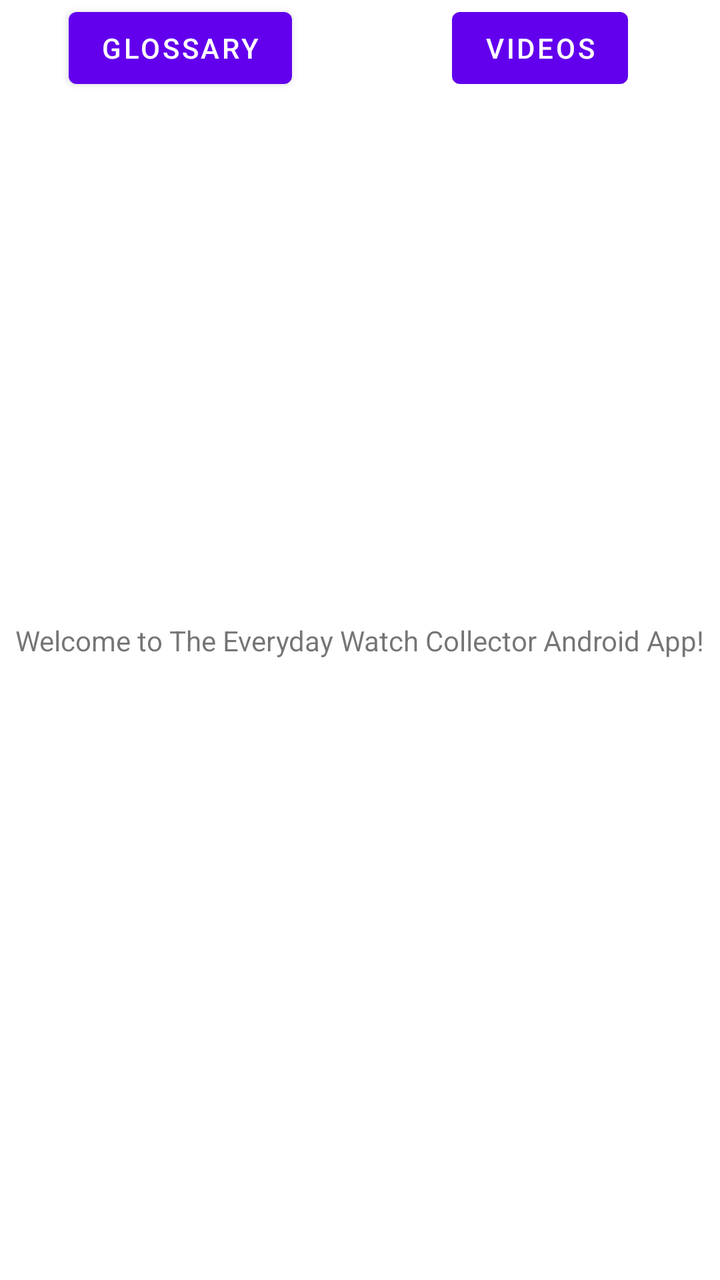
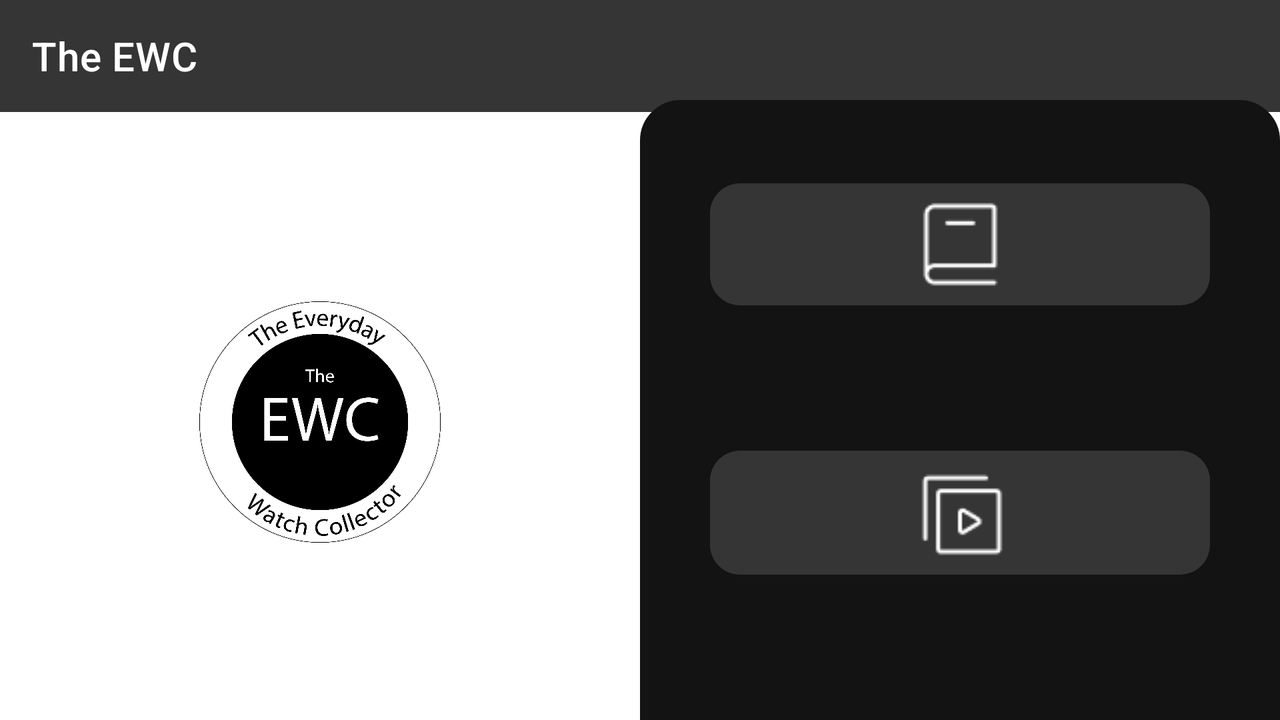

An Android layout and its configuration variant, each rendered on a device that would load it. The default file and the variant file are quoted in full after the pictures.
<!-- AndroidManifest.xml: application theme Theme.TheEWC -->
<!-- res/layout/activity_main.xml -->
<?xml version="1.0" encoding="utf-8"?>
<androidx.constraintlayout.widget.ConstraintLayout xmlns:android="http://schemas.android.com/apk/res/android"
    xmlns:app="http://schemas.android.com/apk/res-auto"
    xmlns:tools="http://schemas.android.com/tools"
    android:layout_width="match_parent"
    android:layout_height="match_parent"
    tools:context=".MainActivity">

    <TextView
        android:layout_width="wrap_content"
        android:layout_height="wrap_content"
        app:layout_constraintBottom_toBottomOf="parent"
        app:layout_constraintEnd_toEndOf="parent"
        app:layout_constraintStart_toStartOf="parent"
        app:layout_constraintTop_toTopOf="parent"
        tools:text="Welcome to The Everyday Watch Collector Android App!" />

    <TextView
        android:id="@+id/dummy"
        android:layout_width="wrap_content"
        android:layout_height="wrap_content"
        app:layout_constraintEnd_toEndOf="parent"
        app:layout_constraintStart_toStartOf="parent"
        app:layout_constraintTop_toTopOf="parent" />

    <Button
        android:id="@+id/glossary_button"
        android:layout_width="wrap_content"
        android:layout_height="wrap_content"
        android:text="@string/glossary"
        app:layout_constraintEnd_toStartOf="@+id/dummy"
        app:layout_constraintStart_toStartOf="parent"
        app:layout_constraintTop_toTopOf="parent" />

    <Button
        android:id="@+id/videos_button"
        android:layout_width="wrap_content"
        android:layout_height="wrap_content"
        android:text="@string/videos"
        app:layout_constraintEnd_toEndOf="parent"
        app:layout_constraintStart_toEndOf="@+id/dummy"
        app:layout_constraintTop_toTopOf="parent" />

</androidx.constraintlayout.widget.ConstraintLayout>
<!-- resources referenced by this layout -->
<resources>
  <string name="glossary">Glossary</string>
  <string name="videos">Videos</string>
  <style name="Theme.TheEWC" parent="Theme.MaterialComponents.DayNight.DarkActionBar">
          
          <item name="colorPrimary">@color/purple_500</item>
          <item name="colorPrimaryVariant">@color/purple_700</item>
          <item name="colorOnPrimary">@color/white</item>
          
          <item name="colorSecondary">@color/teal_200</item>
          <item name="colorSecondaryVariant">@color/teal_700</item>
          <item name="colorOnSecondary">@color/black</item>
          
          <item name="android:statusBarColor">?attr/colorPrimaryVariant</item>
          
      </style>
  <color name="white">#FFFFFF</color>
</resources>
<!-- res/layout-land/activity_main.xml (the repository's variant of the layout above) -->
<!-- drawn on the phone turned sideways -->
<?xml version="1.0" encoding="utf-8"?>
<androidx.constraintlayout.widget.ConstraintLayout xmlns:android="http://schemas.android.com/apk/res/android"
    xmlns:app="http://schemas.android.com/apk/res-auto"
    xmlns:tools="http://schemas.android.com/tools"
    android:layout_width="match_parent"
    android:layout_height="match_parent"
    tools:context=".MainActivity">

    <LinearLayout
        android:layout_width="match_parent"
        android:layout_height="match_parent"
        android:orientation="vertical"
        tools:context=".MainActivity">

        <androidx.appcompat.widget.Toolbar
            android:layout_width="match_parent"
            android:layout_height="wrap_content"
            android:background="@color/black_2"
            android:theme="@style/ThemeOverlay.AppCompat.Dark"
            app:title="The EWC" />

    </LinearLayout>

    <ImageView
        android:id="@+id/ewc_logo"
        android:layout_width="0dp"
        android:layout_height="150sp"
        android:layout_marginTop="50sp"
        android:src="@drawable/logo"
        app:layout_constraintBottom_toBottomOf="parent"
        app:layout_constraintEnd_toStartOf="@+id/linearLayoutMain"
        app:layout_constraintStart_toStartOf="parent"
        app:layout_constraintTop_toTopOf="parent" />

    <LinearLayout
        android:id="@+id/linearLayoutMain"
        android:layout_width="0dp"
        android:layout_height="0dp"
        android:layout_marginTop="50sp"
        android:background="@drawable/background"
        android:orientation="vertical"
        app:layout_constraintBottom_toBottomOf="parent"
        app:layout_constraintEnd_toEndOf="parent"
        app:layout_constraintStart_toEndOf="@+id/ewc_logo"
        app:layout_constraintTop_toTopOf="parent" />

    <ImageButton
        android:id="@+id/glossary_button"
        android:layout_width="0sp"
        android:layout_height="wrap_content"
        android:layout_marginStart="35dp"
        android:layout_marginTop="35dp"
        android:layout_marginEnd="35dp"
        android:background="@drawable/rounded_corner"
        android:padding="5sp"
        android:src="@drawable/glossaryicon"
        app:layout_constraintBottom_toTopOf="@+id/glossary_title"
        app:layout_constraintEnd_toEndOf="@+id/linearLayoutMain"
        app:layout_constraintStart_toStartOf="@+id/linearLayoutMain"
        app:layout_constraintTop_toTopOf="@+id/linearLayoutMain"
        app:layout_constraintVertical_weight="0.5" />

    <TextView
        android:id="@+id/glossary_title"
        android:layout_width="0sp"
        android:layout_height="wrap_content"
        android:layout_marginTop="10sp"
        android:layout_marginBottom="10sp"
        android:gravity="center_horizontal"
        android:padding="10sp"
        android:textColor="@color/white"
        android:textStyle="bold"
        app:layout_constraintBottom_toTopOf="@+id/videos_button"
        app:layout_constraintEnd_toEndOf="@+id/glossary_button"
        app:layout_constraintStart_toStartOf="@+id/glossary_button"
        app:layout_constraintTop_toBottomOf="@+id/glossary_button" />

    <ImageButton
        android:id="@+id/videos_button"
        android:layout_width="0sp"
        android:layout_height="wrap_content"
        android:layout_marginStart="35sp"
        android:layout_marginEnd="35sp"
        android:background="@drawable/rounded_corner"
        android:padding="5sp"
        android:src="@drawable/videoicon"
        app:layout_constraintBottom_toTopOf="@+id/videos_title"
        app:layout_constraintEnd_toEndOf="@+id/linearLayoutMain"
        app:layout_constraintStart_toStartOf="@+id/linearLayoutMain"
        app:layout_constraintTop_toBottomOf="@+id/glossary_title"
        app:layout_constraintVertical_weight="0.5" />

    <TextView
        android:id="@+id/videos_title"
        android:layout_width="0sp"
        android:layout_height="wrap_content"
        android:layout_marginTop="10sp"
        android:layout_marginBottom="10sp"
        android:gravity="center_horizontal"
        android:padding="10sp"
        android:textColor="@color/white"
        android:textStyle="bold"
        app:layout_constraintBottom_toBottomOf="parent"
        app:layout_constraintEnd_toEndOf="@+id/videos_button"
        app:layout_constraintStart_toStartOf="@+id/videos_button"
        app:layout_constraintTop_toBottomOf="@+id/videos_button" />
</androidx.constraintlayout.widget.ConstraintLayout>
<!-- resources referenced by the variant -->
<!-- as the phone turned sideways resolves them -->
<resources>
  <color name="black_2">#353535</color>
  <color name="white">#FFFFFF</color>
  <!-- drawable background (drawable) -->
  <?xml version="1.0" encoding="utf-8"?>
  
  
  <shape xmlns:android="http://schemas.android.com/apk/res/android"
      android:shape="rectangle" >
  
      <corners
          android:topLeftRadius="20dp"
          android:topRightRadius="20dp" />
  
      <stroke
          android:width="0.5dp"
          android:color="@color/black_1" />
  
      <solid android:color="@color/black_1" />
  
  </shape>
  <!-- drawable glossaryicon: png bitmap (drawable, 460 bytes) -->
  <!-- drawable logo: png bitmap (drawable, 136924 bytes) -->
  <!-- drawable rounded_corner (drawable) -->
  <?xml version="1.0" encoding="utf-8"?>
  
  <shape xmlns:android="http://schemas.android.com/apk/res/android">
      <corners  android:radius="15dp"/>
      <solid android:color="@color/black_2"></solid>
  </shape>
  <!-- drawable videoicon: png bitmap (drawable, 593 bytes) -->
  <style name="Theme.TheEWC" parent="Theme.MaterialComponents.DayNight.DarkActionBar">
          
          <item name="colorPrimary">@color/purple_500</item>
          <item name="colorPrimaryVariant">@color/purple_700</item>
          <item name="colorOnPrimary">@color/white</item>
          
          <item name="colorSecondary">@color/teal_200</item>
          <item name="colorSecondaryVariant">@color/teal_700</item>
          <item name="colorOnSecondary">@color/black</item>
          
          <item name="android:statusBarColor">?attr/colorPrimaryVariant</item>
          
      </style>
  <color name="black_1">#131313</color>
</resources>
